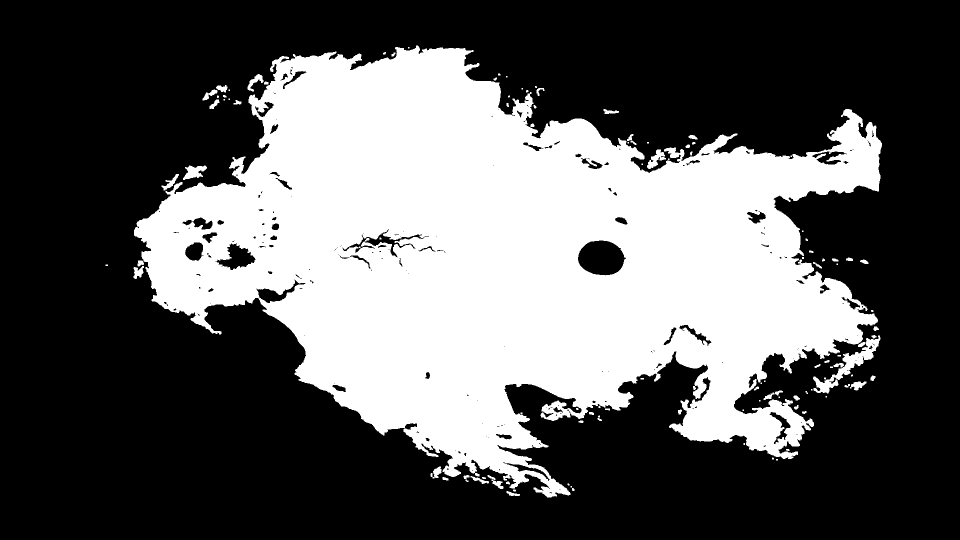
#> input picture assets-src/reveal/land/ocean/body-10027.png, 1920 x 1080 px, found by its file name (shown at 1/2 size)
$ python make_ocean.py body-10027.png   (older library calls are emulated)
#> lines starting #> are read from the running program, lines starting #| are printed output that depends on the picture; after the words box and inside, x2 and y2 are one past the last pixel; in counts of white or black regions, pixels touching at a corner belong together
"""The sea bed, the other land and the ice of the planet of the Reveal, baked to two maps the land sheet reads from orbit.

  public/assets/reveal/land/ocean-land.jpg   red, green: the slope of the ground (0.5 is level); blue: its height, the body's own
                                             convention (over 0.3 land, 0.3 the waterline, under it how shallow the water is by a coast)
  public/assets/reveal/land/ocean-bed.jpg    red: the sea bed (0 the deepest basin, 1 a shoal); green: under a half bloom drawn out along
                                             one current field, over a half the silt of three rivers carried by it; blue: under 0.45 how
                                             cold the water is, over 0.5 pack ice (floes, leads)
  assets-src/reveal/land/ocean/ocean-mask.png  for the weather: red other land, green ice (1024 px wide, the same rectangle)

All cover one rectangle of the master picture (px): x -1800 to 7416, y -800 to 4834.
Run from the repo root: python3 assets-src/reveal/land/ocean/make_ocean.py [--amount A|C|B|D|E] [--ice 1.0] [--quick] [--out DIR]
Everything is computed from fixed seeds; nothing is drawn by hand and no picture is generated.
"""
import sys
import numpy as np
import cv2
from PIL import Image


def arg(name, default):
    return sys.argv[sys.argv.index(name) + 1] if name in sys.argv else default


QUICK = '--quick' in sys.argv
FAST = QUICK or '--fast' in sys.argv      # no erosion and short streaks: for trying the layout, the bed or the silt
AMOUNT = arg('--amount', 'E')
ICE = float(arg('--ice', '1.0'))
W, H = (1024, 626) if QUICK else (4096, 2504)
X0, Y0, PW = -1800.0, -800.0, 9216.0
S = PW / W                      # master px a texel
LIMB = (4241.0, 9956.0, 10183.0)
OUT = arg('--out', 'out/work/ocean' if QUICK else 'public/assets/reveal/land')
# How much of the other land there is: A as first sketched, B the arc's two largest grown to real islands and the far coast
# further in from the edge, C between the two.
GROW = {'A': 0.0, 'C': 0.5, 'B': 1.0, 'D': 1.0, 'E': 1.45}[AMOUNT]
# (D and E: the far coast comes further in from the planet's edge and a mainland stands behind the island arc, at the lower left
# corner of the titan's frame; E has the arc's largest islands larger too.)
FAR = {'A': 0.0, 'C': 0.5, 'B': 1.0, 'D': 2.3, 'E': 2.3}[AMOUNT]
MAIN = AMOUNT in ('D', 'E')

xs = X0 + (np.arange(W, dtype=np.float32) + 0.5) * S
ys = Y0 + (np.arange(H, dtype=np.float32) + 0.5) * S
MX, MY = np.meshgrid(xs, ys)


def lattice(cell, seed):
    """Smooth noise of about unit variance; cell is its wavelength in master px."""
    c = max(cell / S, 1.0)
    gw, gh = int(np.ceil(W / c)) + 4, int(np.ceil(H / c)) + 4
    g = np.random.default_rng(seed).standard_normal((gh, gw)).astype(np.float32)
    big = cv2.resize(g, (int(round(gw * c)), int(round(gh * c))), interpolation=cv2.INTER_CUBIC)
    o = int(round(c * 1.5))
    return big[o:o + H, o:o + W]


def fbm(cell, octaves, seed, gain=0.5, ridged=False):
    out = np.zeros((H, W), np.float32)
    amp, total = 1.0, 0.0
    for o in range(octaves):
        if cell / 2 ** o < 1.5 * S:
            break
        n = lattice(cell / 2 ** o, seed + 31 * o)
        if ridged:
            n = 1.0 - 2.0 * np.abs(np.tanh(n))
        out += amp * n
        total += amp
        amp *= gain
    return out / total


def sstep(a, b, x):
    t = np.clip((x - a) / (b - a), 0.0, 1.0)
    return t * t * (3.0 - 2.0 * t)


def blur(a, px):
    return cv2.GaussianBlur(a, (0, 0), max(px / S, 0.3))


def spot(cx, cy, rx, ry):
    return np.exp(-(((MX - cx) / rx) ** 2 + ((MY - cy) / ry) ** 2))


# ---- the body: where the film draws land on the titan frame (body-10027.png: the part reveal/continent drawn alone at film frame
# 10027, 1920 px wide, white where anything is drawn; the frame's window in the master is x 76.25 to 5954.95, y 43.73 to 3350.50) ----
solo = np.asarray(Image.open('assets-src/reveal/land/ocean/body-10027.png').convert('L'), np.float32) / 255.0
#> solo: shape (1080, 1920) float32; values 0 (black) and 1 (white), 36% white; 112 white regions (42 under 20 px), largest, box (x1, y1, x2, y2) and area: (268, 91, 1764, 995) 735479, (1626, 671, 1761, 787) 3295, (366, 331, 414, 360) 796
FX, FY, FW = 76.25, 43.73, 5878.7
u = (MX - FX) / FW * solo.shape[1] - 0.5
v = (MY - FY) / (FW * 9 / 16) * solo.shape[0] - 0.5
body = cv2.remap(solo, u, v, cv2.INTER_LINEAR, borderMode=cv2.BORDER_CONSTANT, borderValue=0.0) > 0.5
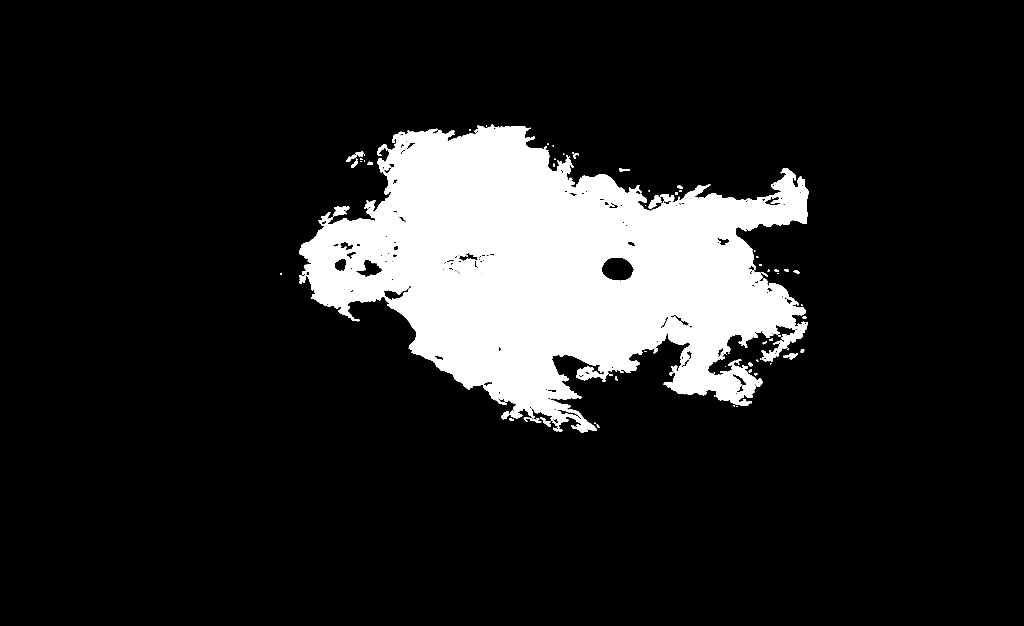
#> body: shape (2504, 4096) bool (shown at 1/4 size); 13.5% white; 112 white regions (21 under 20 px), largest, box (x1, y1, x2, y2) and area: (1199, 499, 3234, 1729) 1361744, (3047, 1288, 3230, 1446) 6106, (1332, 825, 1397, 865) 1464
body_px = cv2.distanceTransform((~body).astype(np.uint8), cv2.DIST_L2, 5) * S   # master px from the body, 0 on it
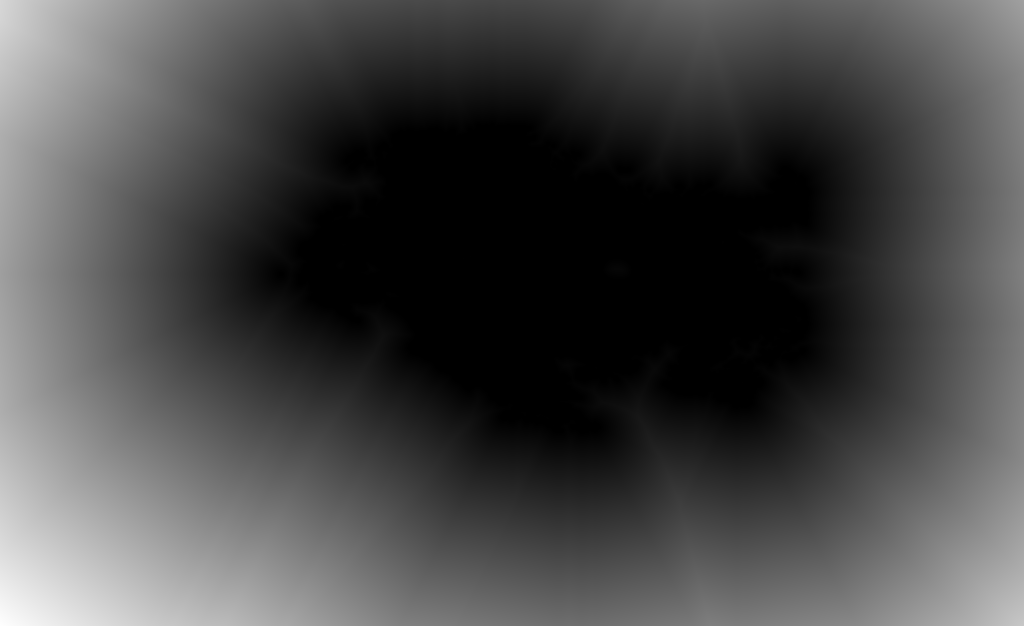
#> body_px: shape (2504, 4096) float32 (shown at 1/4 size); min 0, max 4038.8, mean 1133.8; drawn with min black and max white

# ---- the other land: heights over the sea, 1 the highest ground, under 0 where there is none ----
warp_x = 60.0 * fbm(520, 4, 11) + 38.0 * fbm(150, 4, 12, gain=0.6)
warp_y = 60.0 * fbm(520, 4, 13) + 38.0 * fbm(150, 4, 14, gain=0.6)
rough = fbm(150, 6, 21, gain=0.55)
crag = fbm(240, 7, 22, gain=0.62, ridged=True)
WX, WY = MX + warp_x, MY + warp_y

# The arc: unlike volcanic islands on one curve, convex toward the body, its trench on that side. Centre and radius, master px.
ARC = (-100.0, 3550.0, 1500.0)
# angle (degrees, 90 is straight up the picture), length and width (master px), height, offset from the curve (px), and how
# much longer and wider it is at the largest amount
ISLES = [
    (103, 190, 120, 0.7, -10, 1.0, 1.0), (91.5, 80, 60, 0.42, 30, 1.0, 1.0), (80, 210, 140, 0.8, 0, 2.4, 1.5), (68.5, 60, 48, 0.36, -34, 1.0, 1.0),
    (64.5, 44, 38, 0.3, 18, 1.0, 1.0), (60.5, 120, 90, 0.6, 14, 1.0, 1.0), (47, 340, 230, 1.0, -6, 2.25, 1.2), (32.5, 84, 74, 0.55, -24, 1.0, 1.0),
    (27, 110, 80, 0.6, 10, 1.0, 1.0), (20.5, 50, 40, 0.33, 30, 1.0, 1.0), (13, 200, 130, 0.75, -8, 1.3, 1.1), (3, 90, 66, 0.5, 18, 1.0, 1.0), (-7, 150, 100, 0.6, 0, 1.0, 1.0),
]
ang = np.degrees(np.arctan2(-(WY - ARC[1]), WX - ARC[0]))
rad = np.hypot(WX - ARC[0], WY - ARC[1])
arc_field = np.full((H, W), -1.0, np.float32)
lobes = np.random.default_rng(5)
for a0, length, width, high, off, longer, wider in ISLES:
    length *= 1.0 + (longer - 1.0) * GROW
    width *= 1.0 + (wider - 1.0) * GROW
    along = np.radians(ang - a0) * ARC[2]
    across = rad - ARC[2] - off
    # (Each is several unlike lobes run together along its length, a cone and its older flanks: long and uneven where it is large,
    # never one oval and never a ring.)
    count = 1 + int(length / 80)
    for k in range(count):
        la = ((k / max(count - 1, 1)) - 0.5) * 0.78 * length * (count > 1) + lobes.uniform(-0.06, 0.06) * length
        lc = lobes.uniform(-0.28, 0.28) * width
        size = lobes.uniform(0.5, 1.0)
        turn = lobes.uniform(-0.6, 0.6)
        ra, rc = 0.5 * width * size * lobes.uniform(1.0, 1.6), 0.5 * width * size
        p = (along - la) * np.cos(turn) + (across - lc) * np.sin(turn)
        q = -(along - la) * np.sin(turn) + (across - lc) * np.cos(turn)
        d = np.sqrt((p / ra) ** 2 + (q / rc) ** 2)
        arc_field = np.maximum(arc_field, high * (0.55 + 0.45 * size) * (1.0 - d ** 1.6))

# Low islands: on a rise at the top of the frame far from hand and foot, in the sun's image at the upper right, and off the far
# end of the body past the frame of the titan. x, y, length, width (master px), height, turn (degrees).
LOW = [
    (3990, 95, 150, 70, 0.34, 20), (4200, 160, 70, 44, 0.26, -30), (3790, 40, 60, 36, 0.22, 60),
    # (From amount D a land at the top edge of the titan's frame, right of where the upper hand points, most of it above the frame;
    # and one beyond the storm, below and right of it, that the pull back uncovers.)
    *([(3950, 120, 620, 330, 0.62, 12), (4420, 180, 600, 300, 0.7, -14), (4130, 290, 320, 160, 0.5, 25), (4800, -30, 560, 320, 0.55, 30),
       (4790, 240, 380, 180, 0.5, -8),
       (5400, 4030, 900, 520, 0.7, -15), (6050, 3960, 800, 460, 0.6, 20), (6600, 3700, 700, 420, 0.62, 50), (5750, 4350, 1100, 500, 0.66, 5)] if MAIN else []),
    (5640, 215, 150, 70, 0.36, -25), (5850, 415, 90, 50, 0.28, 30), (5545, 455, 54, 38, 0.24, 70), (5760, 610, 40, 30, 0.2, 10),
    (6230, 1650, 150, 70, 0.3, 70), (6120, 1950, 70, 44, 0.22, 20), (6400, 1380, 80, 40, 0.2, -40),
]
for cx, cy, length, width, high, turn in LOW:
    t = np.radians(turn)
    p = (WX - cx) * np.cos(t) + (WY - cy) * np.sin(t)
    q = -(WX - cx) * np.sin(t) + (WY - cy) * np.cos(t)
#> (the run stopped early here; a loop or call above may not have finished)
